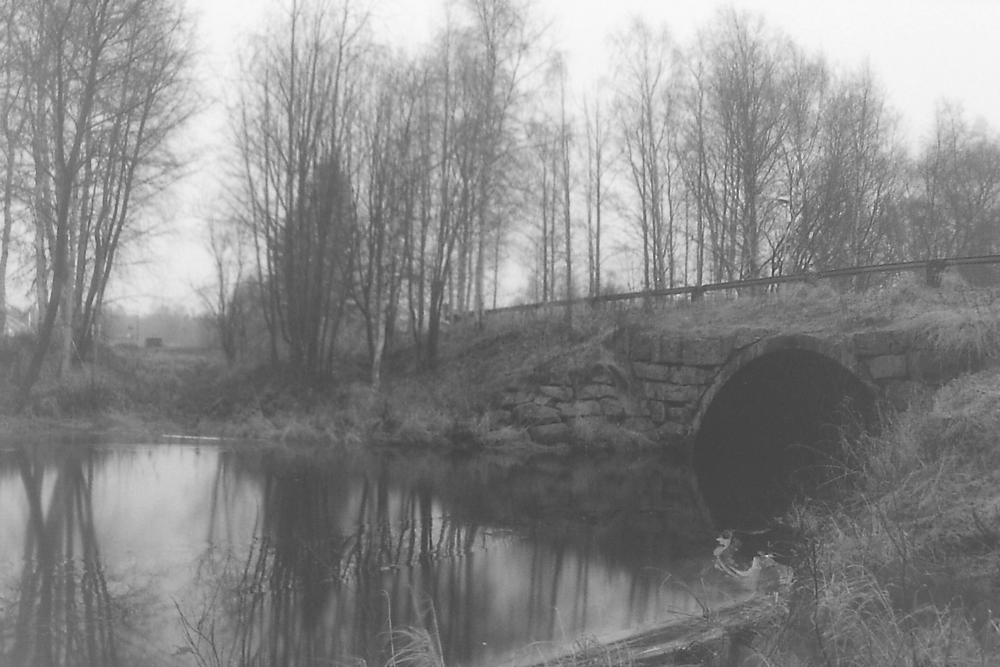
%> input picture Hw03/practice/filtering/low-contrast-bw.png, 1000 x 667 px, shrunk from 2736 x 1824 before the run
$ octave filtering.m   (GNU Octave 9; MATLAB toolbox functions it lacks are replaced by stand-ins)
%> lines starting %> are read from the running program, lines starting %| are printed output that depends on the picture
clear

% set all Figure size to full screen
set(groot, 'defaultFigureUnits','normalized')
set(groot, 'defaultFigurePosition',[0 0 1 1])

% bw image
imbw = imread('low-contrast-bw.png');
%> imbw is the input picture: size 667x1000 uint8; min 50, max 250, mean 136.2

% rgb image
imcl = imread('parrot.jpg');
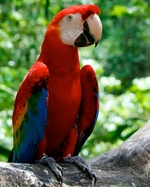
%> input picture Hw03/practice/filtering/parrot.jpg, 150 x 187 px, shrunk from 410 x 512 before the run
%> imcl is the input picture: size 187x150x3 uint8; mean R, G, B 100, 102.7, 68.3

% create a filter blur (3x3)
blur = zeros(3,3)
blur(:,:) = 1/9

% create a filter right shift (3x3)
right = zeros(3,3)
right(2,1) = 1


% apply filters
Jblur = imfilter(imcl, blur);
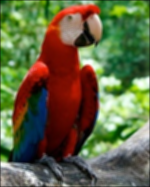
%> Jblur: size 187x150x3 uint8; mean R, G, B 99.1, 101.5, 67.5
Jright = imfilter(imcl, right);
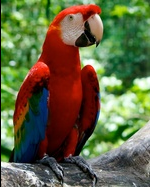
%> Jright: size 187x150x3 uint8; mean R, G, B 99.2, 101.7, 67.6

% display
figure
subplot(1, 2, 1)
imshow(imcl)
subplot(1, 2, 2)
imshow(Jblur)

figure
subplot(1, 2, 1)
imshow(imcl)
subplot(1, 2, 2)
imshow(Jright)
